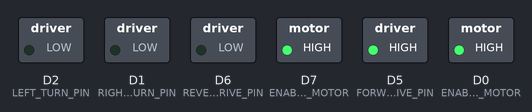
This sketch was run on a simulated ESP8266 (NodeMCU). Parts: switched loads named in the sketch (green lamp = pin HIGH).

Above: at 1.0 s.
At 3.0 s:
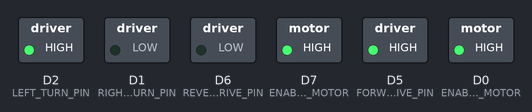
At 5.0 s:
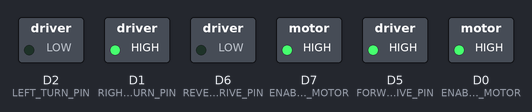
At 7.0 s:
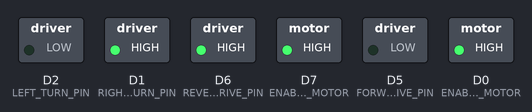
At 10.5 s:
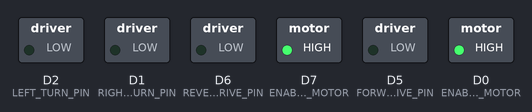
Timing chart, 0 to 16.9 s (numbered marks = the images above):
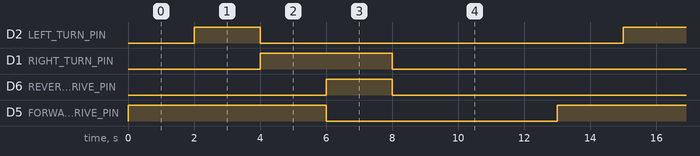

The sketch:

L293D_Test.ino
```cpp
#define ENABLE_TURN_MOTOR D0    // Turn Motor
#define RIGHT_TURN_PIN D1
#define LEFT_TURN_PIN D2

#define ENABLE_DRIVE_MOTOR D7     // Drive Motor
#define FORWARD_DRIVE_PIN D5
#define REVERSE_DRIVE_PIN D6

void setup(){
  pinMode(ENABLE_TURN_MOTOR, OUTPUT);
  pinMode(RIGHT_TURN_PIN, OUTPUT);
  pinMode(LEFT_TURN_PIN, OUTPUT);

  pinMode(ENABLE_DRIVE_MOTOR, OUTPUT);
  pinMode(FORWARD_DRIVE_PIN, OUTPUT);
  pinMode(REVERSE_DRIVE_PIN, OUTPUT);

  digitalWrite(ENABLE_TURN_MOTOR, HIGH);
  digitalWrite(RIGHT_TURN_PIN, LOW);
  digitalWrite(LEFT_TURN_PIN, LOW);

  digitalWrite(ENABLE_DRIVE_MOTOR, HIGH);
  digitalWrite(FORWARD_DRIVE_PIN, LOW);
  digitalWrite(REVERSE_DRIVE_PIN, LOW);

}

void runMotorA(){
  digitalWrite(LEFT_TURN_PIN, HIGH);
  delay(1000);
  digitalWrite(LEFT_TURN_PIN, LOW);
  delay(1000);
  digitalWrite(RIGHT_TURN_PIN, HIGH);
  delay(1000);
  digitalWrite(RIGHT_TURN_PIN, LOW);
  delay(1000);
}

void runMotorB(){
  digitalWrite(FORWARD_DRIVE_PIN, HIGH);
  delay(1000);
  digitalWrite(FORWARD_DRIVE_PIN, LOW);
  delay(1000);
  digitalWrite(REVERSE_DRIVE_PIN, HIGH);
  delay(1000);
  digitalWrite(REVERSE_DRIVE_PIN, LOW);
  delay(1000);
}

void forward(short runTime){
  digitalWrite(REVERSE_DRIVE_PIN, LOW);
  digitalWrite(FORWARD_DRIVE_PIN, HIGH);
  delay(runTime);
}

void reverse(short runTime){
  digitalWrite(FORWARD_DRIVE_PIN, LOW);
  digitalWrite(REVERSE_DRIVE_PIN, HIGH);
  delay(runTime);

}

void left(short runTime){
  digitalWrite(RIGHT_TURN_PIN, LOW);
  digitalWrite(LEFT_TURN_PIN, HIGH);
  delay(runTime);
}

void right(short runTime){
  digitalWrite(LEFT_TURN_PIN, LOW);
  digitalWrite(RIGHT_TURN_PIN, HIGH);
  delay(runTime);
}

void shutDown(){
  digitalWrite(LEFT_TURN_PIN, LOW);
  digitalWrite(RIGHT_TURN_PIN, LOW);
  digitalWrite(FORWARD_DRIVE_PIN, LOW);
  digitalWrite(REVERSE_DRIVE_PIN, LOW);
}


void loop(){
  forward(2000);
  left(2000);
  right(2000);
  reverse(2000);
  shutDown();
  delay(5000);
}
```

Measured:
- by itself, D2 (LEFT_TURN_PIN), D6 (REVERSE_DRIVE_PIN): alternates HIGH for 2.0 s and LOW for 11.0 s
- by itself, D1 (RIGHT_TURN_PIN): alternates HIGH for 4.0 s and LOW for 9.0 s
- by itself, D5 (FORWARD_DRIVE_PIN): alternates HIGH for 6.0 s and LOW for 7.0 s
